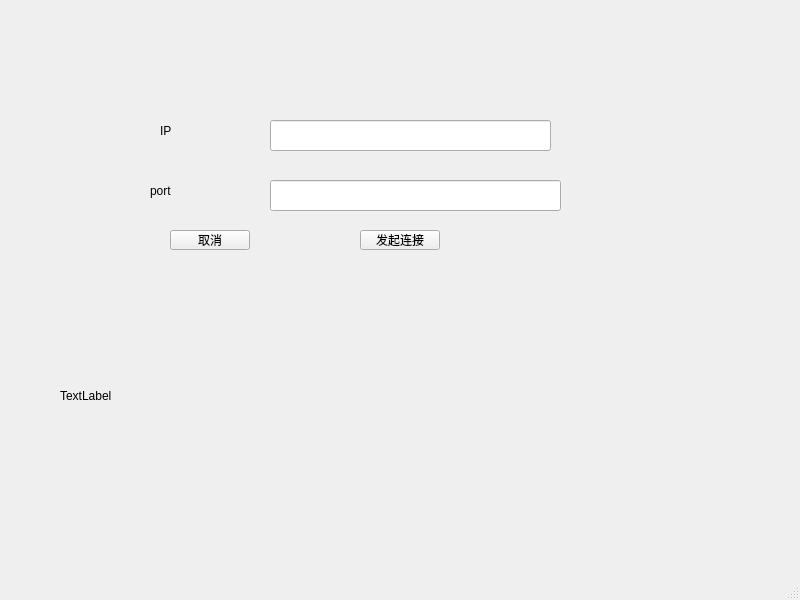
<?xml version="1.0" encoding="UTF-8"?>
<ui version="4.0">
 <class>MainWindow</class>
 <widget class="QMainWindow" name="MainWindow">
  <property name="geometry">
   <rect>
    <x>0</x>
    <y>0</y>
    <width>800</width>
    <height>600</height>
   </rect>
  </property>
  <property name="windowTitle">
   <string>MainWindow</string>
  </property>
  <widget class="QWidget" name="centralwidget">
   <widget class="QLabel" name="label">
    <property name="geometry">
     <rect>
      <x>160</x>
      <y>120</y>
      <width>68</width>
      <height>22</height>
     </rect>
    </property>
    <property name="text">
     <string>IP</string>
    </property>
   </widget>
   <widget class="QLabel" name="label_2">
    <property name="geometry">
     <rect>
      <x>150</x>
      <y>180</y>
      <width>68</width>
      <height>22</height>
     </rect>
    </property>
    <property name="text">
     <string>port</string>
    </property>
   </widget>
   <widget class="QLineEdit" name="ipEdit">
    <property name="geometry">
     <rect>
      <x>270</x>
      <y>120</y>
      <width>281</width>
      <height>31</height>
     </rect>
    </property>
   </widget>
   <widget class="QLineEdit" name="portEdit">
    <property name="geometry">
     <rect>
      <x>270</x>
      <y>180</y>
      <width>291</width>
      <height>31</height>
     </rect>
    </property>
   </widget>
   <widget class="QPushButton" name="cancelButton">
    <property name="geometry">
     <rect>
      <x>170</x>
      <y>230</y>
      <width>80</width>
      <height>20</height>
     </rect>
    </property>
    <property name="text">
     <string>取消</string>
    </property>
   </widget>
   <widget class="QPushButton" name="connectButton">
    <property name="geometry">
     <rect>
      <x>360</x>
      <y>230</y>
      <width>80</width>
      <height>20</height>
     </rect>
    </property>
    <property name="text">
     <string>发起连接</string>
    </property>
   </widget>
   <widget class="QLabel" name="cam">
    <property name="geometry">
     <rect>
      <x>60</x>
      <y>280</y>
      <width>601</width>
      <height>231</height>
     </rect>
    </property>
    <property name="text">
     <string>TextLabel</string>
    </property>
   </widget>
  </widget>
  <widget class="QMenuBar" name="menubar">
   <property name="geometry">
    <rect>
     <x>0</x>
     <y>0</y>
     <width>800</width>
     <height>27</height>
    </rect>
   </property>
  </widget>
  <widget class="QStatusBar" name="statusbar"/>
 </widget>
 <resources/>
 <connections/>
</ui>
